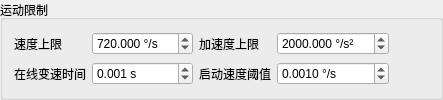
                 <widget class="QGroupBox" name="velocityLimitGroup">
                  <property name="sizePolicy">
                   <sizepolicy hsizetype="Preferred" vsizetype="Preferred">
                    <horstretch>0</horstretch>
                    <verstretch>0</verstretch>
                   </sizepolicy>
                  </property>
                  <property name="title">
                   <string>运动限制</string>
                  </property>
                  <layout class="QGridLayout" name="velocityLimitLayout">
                   <item row="0" column="2">
                    <widget class="QLabel" name="velocityMaxAccelerationLabel">
                     <property name="text">
                      <string>加速度上限</string>
                     </property>
                    </widget>
                   </item>
                   <item row="0" column="3">
                    <widget class="QDoubleSpinBox" name="velocityMaxAccelerationSpin">
                     <property name="suffix">
                      <string> °/s²</string>
                     </property>
                     <property name="decimals">
                      <number>3</number>
                     </property>
                     <property name="minimum">
                      <double>0.001000000000000</double>
                     </property>
                     <property name="maximum">
                      <double>100000.000000000000000</double>
                     </property>
                     <property name="value">
                      <double>2000.000000000000000</double>
                     </property>
                    </widget>
                   </item>
                   <item row="1" column="3">
                    <widget class="QDoubleSpinBox" name="velocityStartThresholdSpin">
                     <property name="suffix">
                      <string> °/s</string>
                     </property>
                     <property name="decimals">
                      <number>4</number>
                     </property>
                     <property name="minimum">
                      <double>0.000100000000000</double>
                     </property>
                     <property name="maximum">
                      <double>1000.000000000000000</double>
                     </property>
                     <property name="value">
                      <double>0.001000000000000</double>
                     </property>
                    </widget>
                   </item>
                   <item row="1" column="2">
                    <widget class="QLabel" name="velocityStartThresholdLabel">
                     <property name="text">
                      <string>启动速度阈值</string>
                     </property>
                    </widget>
                   </item>
                   <item row="0" column="0">
                    <widget class="QLabel" name="velocityMaxSpeedLabel">
                     <property name="text">
                      <string>速度上限</string>
                     </property>
                    </widget>
                   </item>
                   <item row="0" column="1">
                    <widget class="QDoubleSpinBox" name="velocityMaxSpeedSpin">
                     <property name="suffix">
                      <string> °/s</string>
                     </property>
                     <property name="decimals">
                      <number>3</number>
                     </property>
                     <property name="minimum">
                      <double>0.001000000000000</double>
                     </property>
                     <property name="maximum">
                      <double>10000.000000000000000</double>
                     </property>
                     <property name="value">
                      <double>720.000000000000000</double>
                     </property>
                    </widget>
                   </item>
                   <item row="1" column="0">
                    <widget class="QLabel" name="velocityChangeTimeLabel">
                     <property name="text">
                      <string>在线变速时间</string>
                     </property>
                    </widget>
                   </item>
                   <item row="1" column="1">
                    <widget class="QDoubleSpinBox" name="velocityChangeTimeSpin">
                     <property name="suffix">
                      <string> s</string>
                     </property>
                     <property name="decimals">
                      <number>3</number>
                     </property>
                     <property name="minimum">
                      <double>0.000000000000000</double>
                     </property>
                     <property name="maximum">
                      <double>1.000000000000000</double>
                     </property>
                     <property name="singleStep">
                      <double>0.001000000000000</double>
                     </property>
                     <property name="value">
                      <double>0.001000000000000</double>
                     </property>
                    </widget>
                   </item>
                   <item row="0" column="4">
                    <spacer name="horizontalSpacer">
                     <property name="orientation">
                      <enum>Qt::Orientation::Horizontal</enum>
                     </property>
                     <property name="sizeHint" stdset="0">
                      <size>
                       <width>40</width>
                       <height>20</height>
                      </size>
                     </property>
                    </spacer>
                   </item>
                  </layout>
                 </widget>
